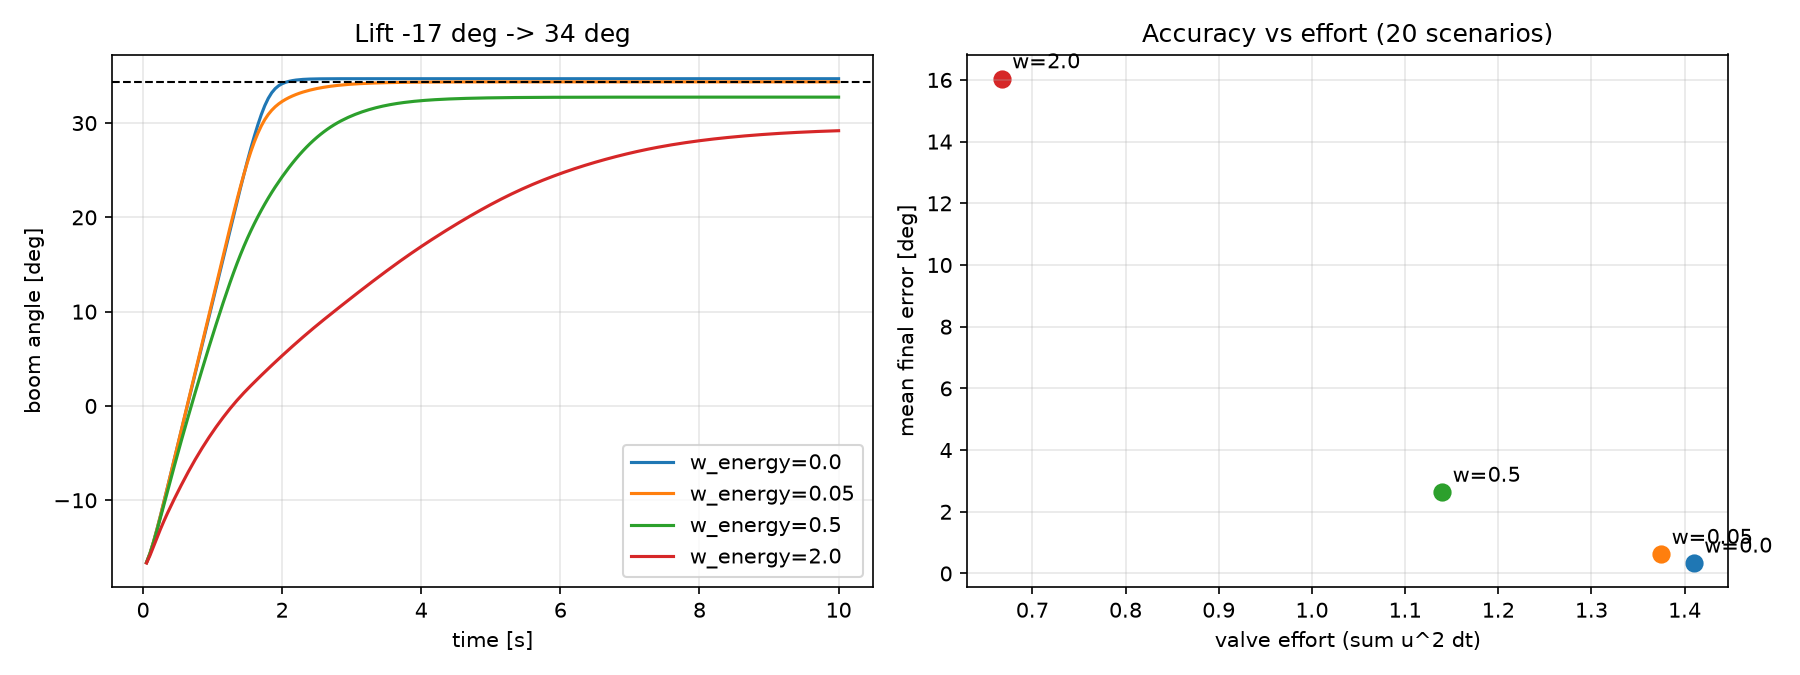

This figure's Python source:
"""Step 6: energy-weight sweep. Accuracy vs hydraulic effort trade-off."""
import time
import numpy as np
import matplotlib.pyplot as plt
from stable_baselines3 import SAC
from boom_env import BoomEnv

WEIGHTS = [0.0, 0.05, 0.5, 2.0]
STEPS = 20_000
rng = np.random.default_rng(7)
SCENARIOS = [(rng.uniform(-0.4, 0.9), rng.uniform(-0.3, 0.9)) for _ in range(20)]

def run(model, env, th0, target):
    env.reset(seed=0)
    env.th, env.om, env.target = th0, 0.0, target
    obs, effort, trace = env._obs(), 0.0, []
    for _ in range(env.max_steps):
        a, _ = model.predict(obs, deterministic=True)
        obs, _, _, trunc, _ = env.step(a)
        effort += float(a[0]) ** 2 * env.dt
        trace.append(np.degrees(env.th))
        if trunc:
            break
    err = abs(np.degrees(env.target - env.th))
    return err, env.energy_J / 1000, effort, trace

results = {}
for w in WEIGHTS:
    env = BoomEnv(w_energy=w)
    model = SAC("MlpPolicy", env, device="cpu", seed=0, verbose=0, tensorboard_log="rl/tb")
    t0 = time.time()
    model.learn(total_timesteps=STEPS, tb_log_name=f"sweep_w{w}")
    errs, energies, efforts, _ = zip(*[run(model, env, *s) for s in SCENARIOS])
    trace = run(model, env, -0.3, 0.6)[3]
    results[w] = (np.mean(errs), np.mean(energies), np.mean(efforts), trace)
    print(f"w_energy={w:<5} | error {np.mean(errs):5.2f} deg | mech energy {np.mean(energies):5.0f} kJ"
          f" | valve effort {np.mean(efforts):5.2f} | trained in {time.time() - t0:.0f} s")

fig, ax = plt.subplots(1, 2, figsize=(12, 4.5))
t = np.arange(1, 201) * 0.05
for w, (_, _, _, tr) in results.items():
    ax[0].plot(t[:len(tr)], tr, label=f"w_energy={w}")
ax[0].axhline(np.degrees(0.6), ls="--", c="k", lw=1)
ax[0].set_xlabel("time [s]"); ax[0].set_ylabel("boom angle [deg]")
ax[0].set_title("Lift -17 deg -> 34 deg"); ax[0].legend(); ax[0].grid(alpha=0.3)
for w, (e, _, eff, _) in results.items():
    ax[1].scatter(eff, e, s=60); ax[1].annotate(f"w={w}", (eff, e), xytext=(5, 5), textcoords="offset points")
ax[1].set_xlabel("valve effort (sum u^2 dt)"); ax[1].set_ylabel("mean final error [deg]")
ax[1].set_title("Accuracy vs effort (20 scenarios)"); ax[1].grid(alpha=0.3)
plt.tight_layout(); plt.savefig("rl/03_energy_sweep.png", dpi=150)
print("plot saved: rl/03_energy_sweep.png")
